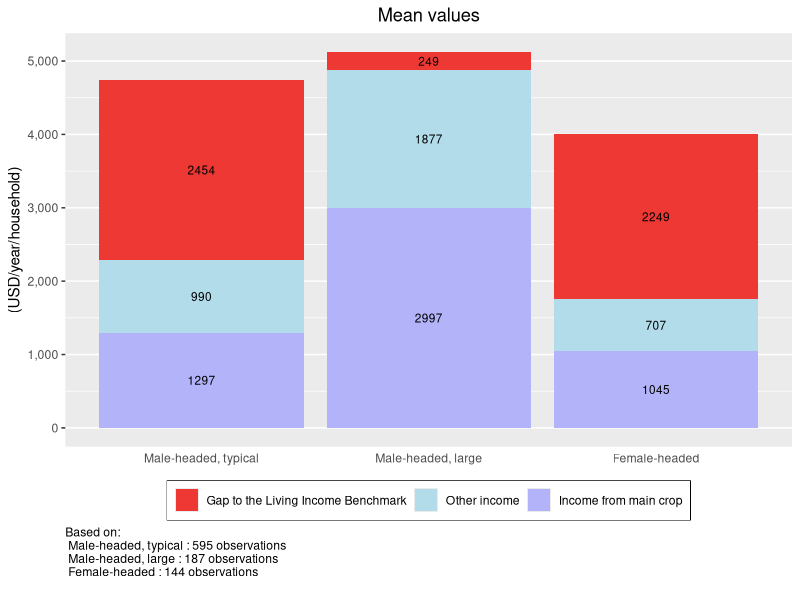
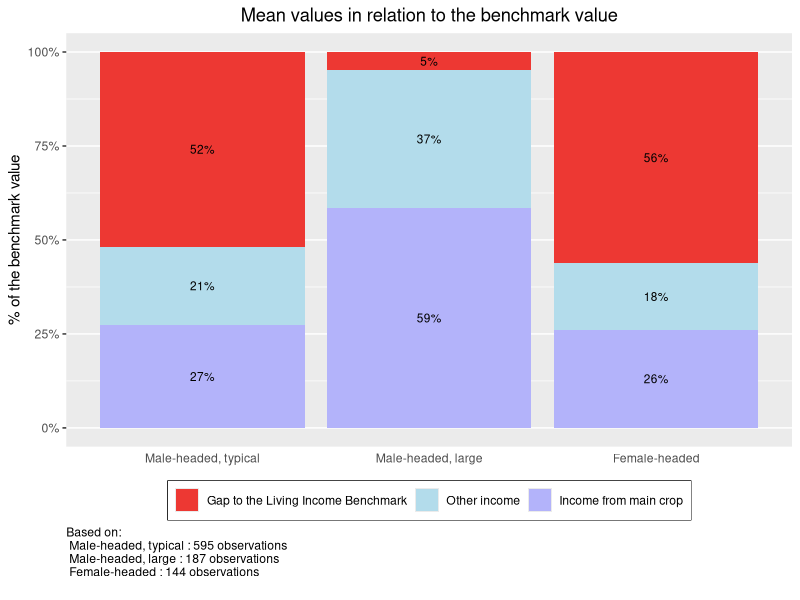
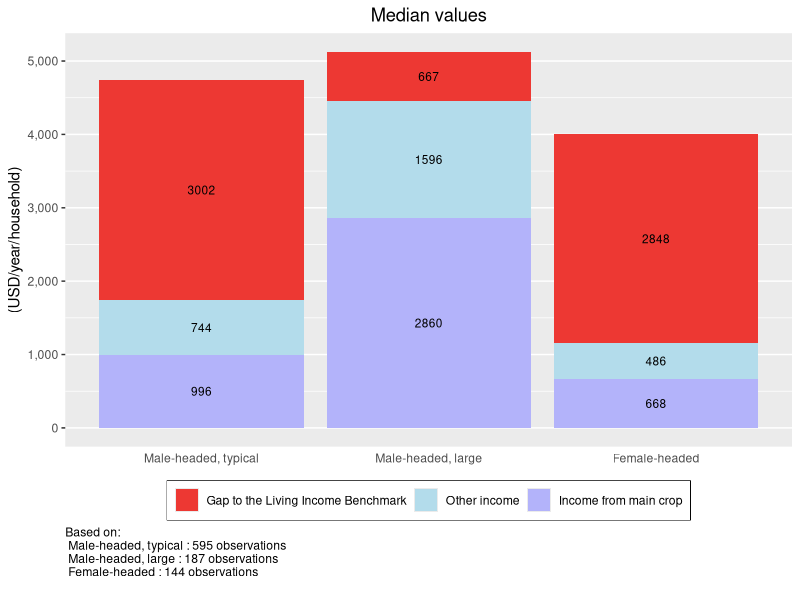
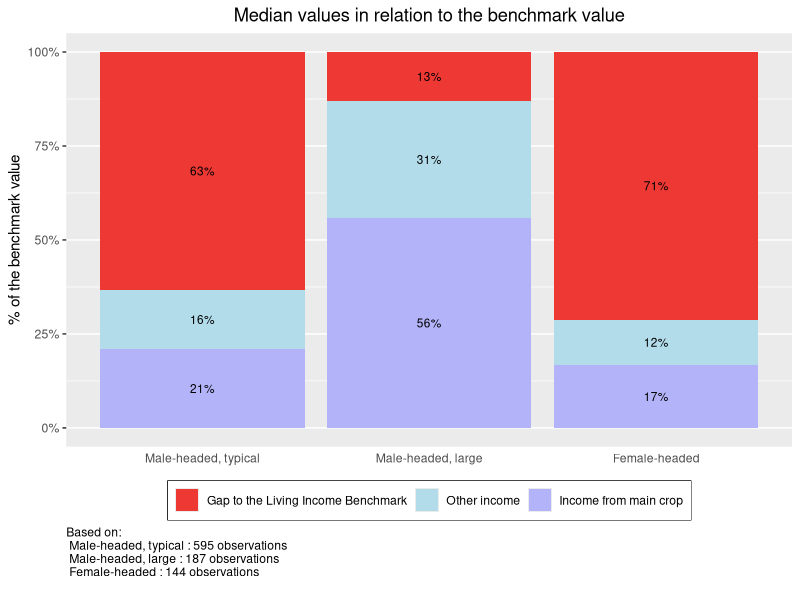
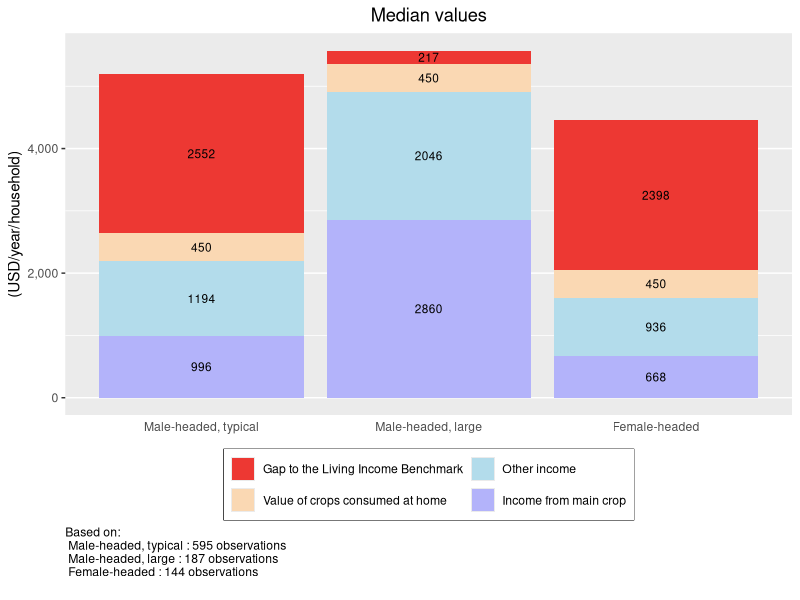
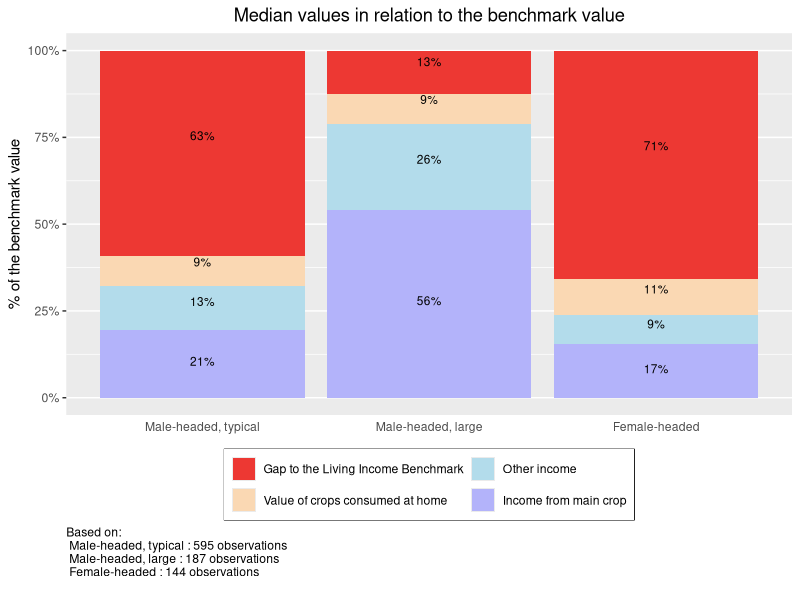
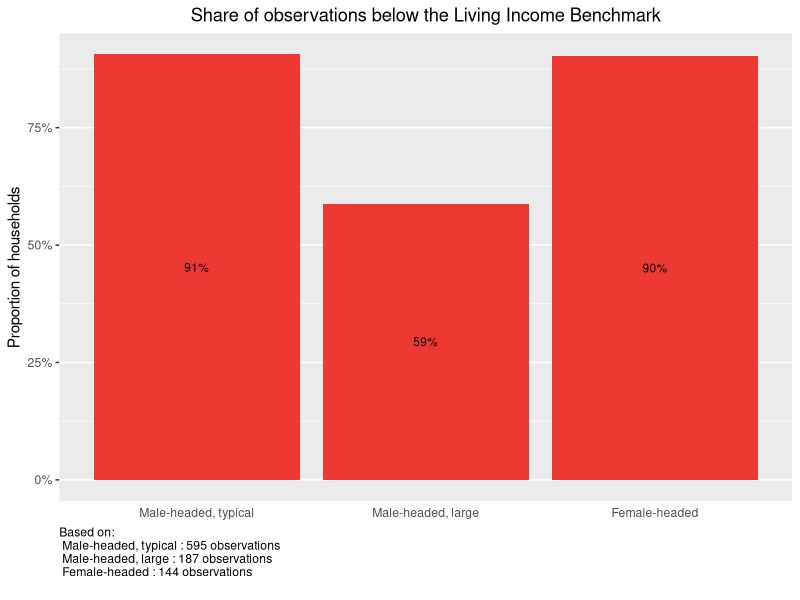
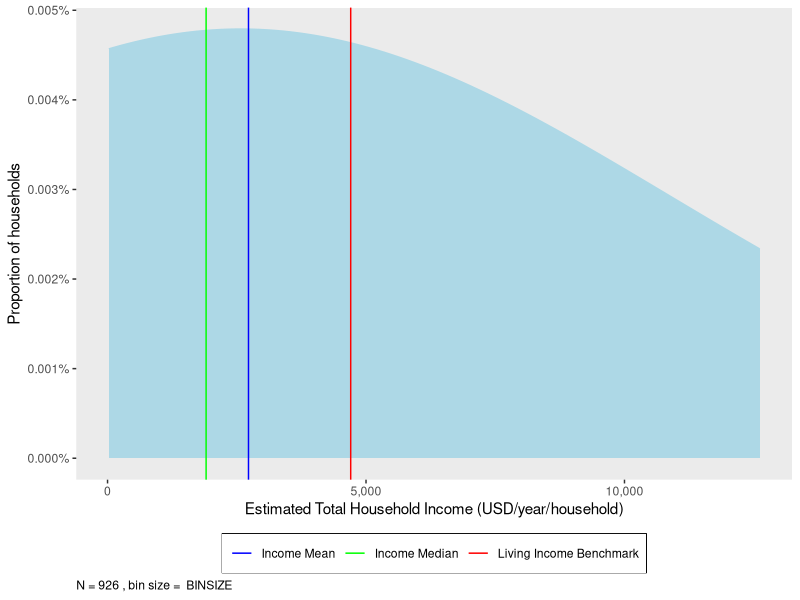

These charts were generated, in order, by the following R code:
## ---- chunk 1
knitr::opts_chunk$set(message = FALSE)
## ---- chunk 2
#### Before continuing any further, load the R libraries that have the 
# necessary functions for this analysis. 

# If you have not previously used these libraries, 
# you will need to instaLl them with the function install.packages("LIBRARY NAME").
# For example: install.packages(tidyverse)
library(tidyverse)
library(knitr)
library(scales)
## ---- chunk 3
## Import data set
df <- read_csv("KIT_Sample_Data.csv")

## Replace variable names
# Main crop
df$income_main_crop <- df$total_cocoa_income_2018
# Total income
df$total_hh_income <- df$total_hh_income_2018
# Groups to compare incomes between
  # Note: name does not change from example data set
df$grouping <- df$grouping

# Replace graph labels
main_crop <-"cocoa" 
currency <- "USD"
## ---- chunk 4
# You can communicate colors with R in two ways: through one of the 657 color 
# names build into R, or through a hex color code. 

# To see the names of all 657 colors built into R, run the colors() formula in the command line. 
# The below links to a PDF file with a color sample for all 657 built in colors  
# http://www.stat.columbia.edu/~tzheng/files/Rcolor.pdf

# You can replace any of the below colors with a new color name or hex color code.  

## Bar graph sections
# Gap to the mean
gap_color <- "#ed3833"
# Other income
other_color <- "#b3dceb"  
# Income from main crop
main_color <- "#b3b3fa"
# Value of crops consumed at home
home_color <- "#fad8b3"
  
## Share of observations below the Living Income Benchmark
# Note: these bars all appear the same color
share_color <- "#ed3833"
  
## Distributional plots
  
## By household type
# Group 1
color_1 <- "#b6dce8"
# Group 2
color_2 <- "#c2c1fa"
# Group 3
color_3 <- "#c1dfc1"

color_4 <- "magenta"

test_pallet <- c(color_1, color_2, color_3, color_4)

scale_color_drsimonj <- function(palette = test_pallet, discrete = TRUE, reverse = FALSE, ...) {
  pal <- drsimonj_pal(palette = palette, reverse = reverse)

  if (discrete) {
    discrete_scale("colour", paste0("drsimonj_", palette), palette = pal, ...)
  } else {
    scale_color_gradientn(colours = pal(256), ...)
  }
}

## With mean and median
# Distribution curve 
curve_color <- "#b6dce8" 
# Income Mean
mean_color <- "blue"  
# Income Median
median_color <-  "green"
# Living Income Benchmark 
benchmark_color <- "red"  

################# Font color
# To change the color of the font for all graph axis and labels, replace the color 
# in the quotation marks, then run the following two lines of code. 
font_color <- "black"
theme_set(theme_get() + theme(text = element_text(color = font_color)))

## ---- chunk 5
# In the example dataset, there are three groups that income is assessed across:
  # Male-headed, typical; Male-headed, large; and Female-headed.
# The below code assigns Male-headed, typical as the far left bar on graphs,
  # Male-headed, large in the middle, and Female-headed on the far right. 

# To customize this chunk of code to your dataset, replace the example group 
  # names with the group names in your dataset - leaving the quotation marks and 
  # commas as they are. The order of the list below determines the order of the 
  # bars in the ensuing bar graph. 
 
df <- df %>% 
      mutate(grouping = factor(grouping, 
                               levels = c("Male-headed, typical", 
                                       "Male-headed, large", 
                                       "Female-headed")))
## ---- chunk 6
## The first section of this code summarizes and formats the data to be graph-ready
df %>% 
# Group by household type
  group_by(grouping) %>% 
# For each household type, summarize the mean gap to the living income, 
# the mean other income, and the mean main_crop income 
  summarise(Gap = mean(benchmark - total_hh_income),
            Other = mean(total_hh_income - income_main_crop),
            main_crop = mean(income_main_crop)) %>% 
# Gather each income components into one column so the data is in 'long' format
  gather(key = "Component", value = "Income", Gap:main_crop) %>% 
# Re-level the income factors for the order you want them stacked on the graph  
  mutate(Component = factor(Component, 
                            levels = c("Gap", "Other", "main_crop"))) %>% 
# Generate ggplot graph for income by groupings and income component  
  ggplot(aes(y = Income, x = grouping, fill = Component)) +
# Assign graph as stacked bar chart  
  geom_bar(position = "stack", stat = "identity") +
# Label the graph title, axis, and caption  
  labs(title = "Mean values", 
       y = paste("(", currency, "/year/household)", sep = ""),
       x = "",
# Add caption with observation numbers for each household type  
       caption = paste("Based on: \n", 
                   paste(names(table(df$grouping)), 
                       ":", 
                       as.numeric(table(df$grouping)), 
                       "observations \n ", collapse = ''), collapse = '')) +
# Label the legend and assign custom colors 
  scale_fill_manual(values=c(gap_color, other_color, main_color),
                    breaks=c("Gap", "Other", "main_crop"),
                    labels=c("Gap to the Living Income Benchmark",
                                "Other income",
                                "Income from main crop")) +
# Format y-axis labels with a comma  
  scale_y_continuous(labels = comma) +
# Remove x-axis grid lines and tick marks  
  theme(panel.grid.major.x = element_blank(), 
        axis.ticks.x = element_blank(),
        axis.title.x = element_blank(),
# Center plot title        
        plot.title = element_text(hjust = 0.5),
# Move the legend to the bottom of the graph
        legend.position="bottom",
# Remove legend title
        legend.title = element_blank(),
# Put a box around the legend
        legend.box.background = element_rect(),
# Move caption to desired location
        plot.caption = element_text(hjust = 0)) +
# Add incomes to prospective graph components  
  geom_text(aes(label = round(Income)), 
            position = position_stack(vjust = 0.5), 
            size = 3) 
## ---- chunk 7
## The first section of this code summarizes and formats the data to be graph-ready
df %>% 
# Group by household type
  group_by(grouping) %>% 
# For each household type, summarize the mean gap to the living income, 
# the mean other income, and the mean main_crop income. 
# Calculate all as percentages of the Living income benchmark - the total of the income and gap
  summarise(Gap = mean((benchmark - total_hh_income)/benchmark),
            Other = mean((total_hh_income - income_main_crop)/benchmark),
            main_crop = mean(income_main_crop/benchmark)) %>% 
# Gather each income components into one column so the data is in 'long' format
  gather(key = "Component", value = "Income", Gap:main_crop) %>% 
# Re-level the income factors for the order you want them stacked on the graph  
  mutate(Component = factor(Component, 
                            levels = c("Gap", "Other", "main_crop"))) %>% 
# Generate ggplot graph for income by groupings and income component  
  ggplot(aes(y = Income, x = grouping, fill = Component)) +
# Assign graph as stacked bar chart  
  geom_bar(position = "stack", stat = "identity") +
# Label the graph title, axis, and caption  
  labs(title = "Mean values in relation to the benchmark value", 
       y = "% of the benchmark value",
       x = " ",
# Add caption with observation numbers for each household type            
       caption = paste("Based on: \n", 
                   paste(names(table(df$grouping)), 
                       ":", 
                       as.numeric(table(df$grouping)), 
                       "observations \n ", collapse = ''), collapse = '')) +
# Label the legend  
  scale_fill_manual(values=c(gap_color, other_color, main_color),
                      breaks=c("Gap",
                                "Other",
                                "main_crop"),
                      labels=c("Gap to the Living Income Benchmark",
                                "Other income",
                                "Income from main crop")) +
# Format y-axis labels with a comma  
  scale_y_continuous(labels = percent) +
# Remove x-axis grid lines and tick marks  
  theme(panel.grid.major.x = element_blank(), 
        axis.ticks.x = element_blank(),
        axis.title.x = element_blank(),
# Center plot title        
        plot.title = element_text(hjust = 0.5),
# Move the legend to the bottom of the graph
        legend.position="bottom",
# Remove legend title
        legend.title = element_blank(),
# Put a box around the legend
        legend.box.background = element_rect(),
# Move caption to desired location
        plot.caption = element_text(hjust = 0)) +
# Add incomes to prospective graph components  
  geom_text(aes(label = label_percent(accuracy = 1L)(Income)), 
            position = position_stack(vjust = 0.5), 
            size = 3) 
## ---- chunk 8
## The first section of this code summarizes and formats the data to be graph-ready
df %>% 
# Group by household type
  group_by(grouping) %>% 
# For each grouping, summarize the median gap to the living income, 
# the median other income, and the median main_crop income. 
  summarise(Gap = median(benchmark - total_hh_income),
            main_crop = median(income_main_crop),
            benchmark = median(benchmark)) %>%
  mutate(Other = (benchmark - Gap - main_crop)) %>% 
# Gather each income components into one column so the data is in 'long' format
  gather(key = "Component", value = "Income", c(Gap, main_crop, Other)) %>% 
# Re-level the income factors for the order you want them stacked on the graph  
  mutate(Component = factor(Component, 
                            levels = c("Gap", "Other", "main_crop"))) %>% 
# Generate ggplot graph for income by grouping and income component  
  ggplot(aes(y = Income, x = grouping, fill = Component)) +
# Assign graph as stacked bar chart  
  geom_bar(position = "stack", stat = "identity") +
# Label the graph title, axis, and caption  
  labs(title = "Median values", 
       y = paste("(", currency, "/year/household)", sep = ""),
       x = "",
# Add caption with observation numbers for each household type               
       caption = paste("Based on: \n", 
                   paste(names(table(df$grouping)), 
                       ":", 
                       as.numeric(table(df$grouping)), 
                       "observations \n ", collapse = ''), collapse = '')) +
# Label the legend and assign custom colors 
  scale_fill_manual(values=c(gap_color, other_color, main_color),
                    breaks=c("Gap", "Other", "main_crop"),
                    labels=c("Gap to the Living Income Benchmark",
                                "Other income",
                                "Income from main crop")) +
# Format y-axis labels with a comma  
  scale_y_continuous(labels = comma) +
# Remove x-axis grid lines and tick marks  
  theme(panel.grid.major.x = element_blank(), 
        axis.ticks.x = element_blank(),
        axis.title.x = element_blank(),
# Center plot title        
        plot.title = element_text(hjust = 0.5),
# Move the legend to the bottom of the graph
        legend.position="bottom",
# Remove legend title
        legend.title = element_blank(),
# Put a box around the legend
        legend.box.background = element_rect(),
# Move caption to desired location
        plot.caption = element_text(hjust = 0)) +
# Add incomes to prospective graph components  
  geom_text(aes(label = round(Income)), 
            position = position_stack(vjust = 0.5), 
            size = 3) 
## ---- chunk 9
## The first section of this code summarizes and formats the data to be graph-ready
df %>% 
# Group by household type
  group_by(grouping) %>% 
# For each grouping, summarize the median gap to the living income, 
# the median other income, and the median main_crop income. 
# Calculate all as percentages of the Living income benchmark - the total of the income and gap
  summarise(Gap = median((benchmark - total_hh_income)/benchmark),
            main_crop = median((income_main_crop/benchmark)))%>%
  mutate(Other = (1 - Gap - main_crop)) %>%
# Gather each income components into one column so the data is in 'long' format
  gather(key = "Component", value = "Income", Gap:Other) %>% 
# Re-level the income factors for the order you want them stacked on the graph  
  mutate(Component = factor(Component, 
                            levels = c("Gap", "Other", "main_crop"))) %>% 
# Generate ggplot graph for income by grouping and income component  
  ggplot(aes(y = Income, x = grouping, fill = Component)) +
# Assign graph as stacked bar chart  
  geom_bar(position = "fill", stat = "identity") +
# Label the graph title, axis, and caption  
  labs(title = "Median values in relation to the benchmark value", 
       y = "% of the benchmark value",
       x = "",
# Add caption with observation numbers for each household type         
       caption = paste("Based on: \n", 
                   paste(names(table(df$grouping)), 
                       ":", 
                       as.numeric(table(df$grouping)), 
                       "observations \n ", collapse = ''), collapse = '')) +
# Label the legend and assign custom colors 
  scale_fill_manual(values=c(gap_color, other_color, main_color),
                    breaks=c("Gap", "Other", "main_crop"),
                    labels=c("Gap to the Living Income Benchmark",
                                "Other income",
                                "Income from main crop")) +
# Format y-axis labels with a comma  
  scale_y_continuous(labels = percent) +
# Remove x-axis grid lines and tick marks  
  theme(panel.grid.major.x = element_blank(), 
        axis.ticks.x = element_blank(),
        axis.title.x = element_blank(),
# Center plot title        
        plot.title = element_text(hjust = 0.5),
# Move the legend to the bottom of the graph
        legend.position="bottom",
# Remove legend title
        legend.title = element_blank(),
# Put a box around the legend
        legend.box.background = element_rect(),
# Move caption to desired location
        plot.caption = element_text(hjust = 0)) +
# Add incomes to prospective graph components  
  geom_text(aes(label = label_percent(accuracy = 1L)(Income)), 
            position = position_stack(vjust = 0.5), 
            size = 3) 
## ---- chunk 10
## The first section of this code summarizes and formats the data to be graph-ready
df %>% 
# Group by grouping
  group_by(grouping) %>% 
# For each grouping, summarize the median gap to the living income, 
# the median other income, and the median main_crop income. 
  summarise(Gap = median(benchmark - total_hh_income - food_value),
            Food = median(food_value),
            main_crop = median(income_main_crop),
            benchmark = median(benchmark)) %>% 
  mutate(Other = (benchmark - Gap - main_crop)) %>%
# Gather each income components into one column so the data is in 'long' format
  gather(key = "Component", value = "Income", c(Gap, Food, main_crop, Other)) %>% 
# Re-level the income factors for the order you want them stacked on the graph  
  mutate(Component = factor(Component, 
                            levels = c("Gap", "Food", "Other", "main_crop"))) %>% 
# Generate ggplot graph for income by grouping and income component  
  ggplot(aes(y = Income, x = grouping, fill = Component)) +
# Assign graph as stacked bar chart  
  geom_bar(position = "stack", stat = "identity") +
# Label the graph title, axis, and caption  
  labs(title = "Median values", 
       y = paste("(", currency, "/year/household)", sep = ""),
       x = "",
# Add caption with observation numbers for each household type          
       caption = paste("Based on: \n", 
                   paste(names(table(df$grouping)), 
                       ":", 
                       as.numeric(table(df$grouping)), 
                       "observations \n ", collapse = ''), collapse = '')) +
# Label the legend and assign custom colors 
  scale_fill_manual(values=c(gap_color, home_color, other_color, main_color),
                    breaks=c("Gap", "Food", "Other", "main_crop"),
                    labels=c("Gap to the Living Income Benchmark",
                             "Value of crops consumed at home",
                              "Other income",
                              "Income from main crop")) +
# Wrap legend onto 2 lines to fit everything neatly     
  guides(fill = guide_legend(nrow = 2)) +
# Format y-axis labels with a comma  
  scale_y_continuous(labels = comma) +
# Remove x-axis grid lines and tick marks  
  theme(panel.grid.major.x = element_blank(), 
        axis.ticks.x = element_blank(),
        axis.title.x = element_blank(),
# Center plot title        
        plot.title = element_text(hjust = 0.5),
# Move the legend to the bottom of the graph
        legend.position="bottom",
# Remove legend title
        legend.title = element_blank(),
# Put a box around the legend
        legend.box.background = element_rect(),
# Move caption to desired location
        plot.caption = element_text(hjust = 0)) +
# Add incomes to prospective graph components  
  geom_text(aes(label = round(Income)), 
            position = position_stack(vjust = 0.5), 
            size = 3) 
## ---- chunk 11
## The first section of this code summarizes and formats the data to be graph-ready
df %>% 
# Group by household type
  group_by(grouping) %>% 
# For each household type, summarize the median gap to the living income,
# the median other income, and the median main_crop income. 
# Calculate all as percentages of the Living income benchmark - the total of the income and gap
  summarise(Gap = median((benchmark - total_hh_income)/benchmark),
            Food = median(food_value/benchmark),
            Other = median((total_hh_income - income_main_crop)/benchmark),
            main_crop = median(income_main_crop/benchmark)) %>% 
# Gather each income components into one column so the data is in 'long' format
  gather(key = "Component", value = "Income", Gap:main_crop) %>% 
# Re-level the income factors for the order you want them stacked on the graph  
  mutate(Component = factor(Component, 
                            levels = c("Gap", "Food", "Other", "main_crop"))) %>% 
# Generate ggplot graph for income by grouping and income component  
  ggplot(aes(y = Income, x = grouping, fill = Component)) +
# Assign graph as stacked bar chart 
  geom_bar(position = "fill", stat = "identity") +
# Label the graph title, axis, and caption  
  labs(title = "Median values in relation to the benchmark value", 
       y = "% of the benchmark value",
       x = "", 
# Add caption with observation numbers for each household type            
       caption = paste("Based on: \n", 
                   paste(names(table(df$grouping)), 
                       ":", 
                       as.numeric(table(df$grouping)), 
                       "observations \n ", collapse = ''), collapse = '')) +
# Label the legend and assign custom colors 
  scale_fill_manual(values=c(gap_color, home_color, other_color, main_color),
                    breaks=c("Gap", "Food", "Other", "main_crop"),
                    labels=c("Gap to the Living Income Benchmark",
                             "Value of crops consumed at home",
                              "Other income",
                              "Income from main crop")) +
# Wrap legend onto 2 lines to fit everything neatly     
  guides(fill = guide_legend(nrow = 2)) +
# Format y-axis labels with a comma and assign limits 0-100% 
  scale_y_continuous(labels = percent, limits = c(0,1)) +
# Remove x-axis grid lines and tick marks  
  theme(panel.grid.major.x = element_blank(), 
        axis.ticks.x = element_blank(),
        axis.title.x = element_blank(),
# Center plot title        
        plot.title = element_text(hjust = 0.5),
# Move the legend to the bottom of the graph
        legend.position="bottom",
# Remove legend title
        legend.title = element_blank(),
# Put a box around the legend
        legend.box.background = element_rect(),
# Move caption to desired location
        plot.caption = element_text(hjust = 0)) +
# Add incomes to prospective graph components  
  geom_text(aes(label = label_percent(accuracy = 1L)(Income)), 
            position = position_stack(vjust = 0.5), 
            size = 3) 
## ---- chunk 12
df %>% 
# Group by household type  
  group_by(grouping) %>% 
# For each household type, calculate the percentage above the living income benchmark 
  summarise(Below = sum(below_benchmark)/n()) %>% 
# Generate ggplot graph for percentage by grouping 
  ggplot(aes(x = grouping, y = Below)) +
# Assign graph as bar graph and color bars red for aesthetics   
  geom_col(fill= share_color) +
# Label the graph title, axis, and caption    
  labs(title = "Share of observations below the Living Income Benchmark",
       y = "Proportion of households",
       x = "",
# Add caption with observation numbers for each household type    
       caption = paste("Based on: \n", 
                   paste(names(table(df$grouping)), 
                       ":", 
                       as.numeric(table(df$grouping)), 
                       "observations \n ", collapse = ''), collapse = '')) +
# Format y-axis labels with a percent  
  scale_y_continuous(labels = percent) +
# Remove x-axis grid lines and tick marks    
  theme(panel.grid.major.x = element_blank(), 
        axis.ticks.x = element_blank(),
        axis.title.x = element_blank(),
# Center plot title          
        plot.title = element_text(hjust = 0.5),
# Move caption to desired location
        plot.caption = element_text(hjust = 0)) +
# Add percents to each graph bar   
  geom_text(aes(label = label_percent(accuracy = 1L)(Below)),
            position = position_stack(vjust = 0.5), 
            size = 3) 
## ---- chunk 13
df %>%
  # Set x-axis to key variable
  ggplot(aes(x = total_hh_income, y =(..count..)/n), fill = dataset) +
  # Add density line. You can change the fill and line colors.
  geom_density(color = "#add8e6", fill = "#add8e6", bw=8000) +
  # Add vertical line for living income
  geom_vline(aes(xintercept = mean(benchmark), 
                 color = "Living Income Benchmark"), key_glyph = "path") +
  # Add vertical line for mean income 
  geom_vline(aes(xintercept = mean(df$total_hh_income), 
                 color = "Income Mean"), key_glyph = "path") +
  # Add vertical line for median income
  geom_vline(aes(xintercept = median(df$total_hh_income), 
                 color = "Income Median"), key_glyph = "path") +
  # Add graph and axis labels
  labs(x = paste("Estimated Total Household Income (", 
                 currency, "/", "year/household)", 
                 sep = ""),
       y = "Proportion of households",
# Add caption with observation numbers for each household type             
       caption = paste("N =", nrow(df), ", bin size = ", 
                       "BINSIZE", collapse = '')) +
  # Format x-axis labels as numbers with commas
  # If your data has extreme income outliers, 
    # you may need to filter them or add x-axis limits so they do not warp the graph 
  scale_x_continuous(labels = comma) +
  scale_y_continuous(labels = percent) +
  # Remove y-axis labels and ticks
  theme(#axis.text.y = element_blank(), axis.ticks.y = element_blank(),
  # Remove background grid (the grid is the default)
        panel.grid.major = element_blank(), panel.grid.minor = element_blank(),
  # Move the legend to the bottom of the graph
        legend.position="bottom",
  # Remove legend title
        legend.title = element_blank(),
  # Remove gray background for legend symbols 
        legend.key=element_rect(fill=NA),
  # Put a box around the legend
        legend.box.background = element_rect(),
  # Move caption to desired location
        plot.caption = element_text(hjust = 0)) +
  # Manually add legend 
  scale_color_manual(values = c("Living Income Benchmark"= "red",
                                "Income Mean"= "blue",
                                "Income Median"="green"))
## ---- chunk 14
df %>%
  # Set x-axis to key variable
  ggplot(aes(x = total_hh_income, y =(..count..)/n), fill = dataset) +
  # Add density line. You can change the fill and line colors.
  geom_density(color = "#add8e6", fill = "#add8e6", bw=8000) +
  # Add vertical line for living income
  geom_vline(aes(xintercept = mean(benchmark), 
                 color = "Living Income Benchmark"), key_glyph = "path") +
  # Add vertical line for mean income 
  geom_vline(aes(xintercept = mean(df$total_hh_income), 
                 color = "Income Mean"), key_glyph = "path") +
  # Add vertical line for median income
  geom_vline(aes(xintercept = median(df$total_hh_income), 
                 color = "Income Median"), key_glyph = "path") +
  # Add graph and axis labels
  labs(x = paste("Estimated Total Household Income (", 
                 currency, "/", "year/household)", 
                 sep = ""),
       y = "Proportion of households",
# Add caption with observation numbers for each household type             
       caption = paste("N =", nrow(df), ", bin size = ", 
                       "BINSIZE", collapse = '')) +
  # Format x-axis labels as numbers with commas
  # If your data has extreme income outliers, 
    # you may need to filter them or add x-axis limits so they do not warp the graph 
  scale_x_continuous(labels = comma) +
  scale_y_continuous(labels = percent) +
  # Remove y-axis labels and ticks
  theme(#axis.text.y = element_blank(), axis.ticks.y = element_blank(),
  # Remove background grid (the grid is the default)
        panel.grid.major = element_blank(), panel.grid.minor = element_blank(),
  # Move the legend to the bottom of the graph
        legend.position="bottom",
  # Remove legend title
        legend.title = element_blank(),
  # Remove gray background for legend symbols 
        legend.key=element_rect(fill=NA),
  # Put a box around the legend
        legend.box.background = element_rect(),
  # Move caption to desired location
        plot.caption = element_text(hjust = 0)) +
  # Manually add legend 
  scale_color_manual(values = c("Living Income Benchmark"= "red",
                                "Income Mean"= "blue",
                                "Income Median"="green"))
## ---- chunk 15
df %>% 
# Group by household type  
  group_by(grouping) %>% 
# For each grouping, calculate the average Foster–Greer–Thorbecke (FGT) index 
  summarise(FGT = mean(fgt_gap)) %>% 
# Generate ggplot graph for percentage by grouping 
  ggplot(aes(x = grouping, y = FGT)) +
# Assign graph as bar graph and color bars red for aesthetics   
  geom_col(fill= "red") +
# Label the graph title, axis, and caption    
  labs(title = "FGT index", 
       y = "Index value",
       x = "",
# Add caption with observation numbers for each household type               
       caption = paste("Based on: \n", 
                   paste(names(table(df$grouping)), 
                       ":", 
                       as.numeric(table(df$grouping)), 
                       "observations \n ", collapse = ''), collapse = '')) +
# Format y-axis labels with a percent  
  scale_y_continuous(labels = percent) +
# Remove x-axis grid lines and tick marks    
  theme(panel.grid.major.x = element_blank(), 
        axis.ticks.x = element_blank(),
        axis.title.x = element_blank(),
# Center plot title          
        plot.title = element_text(hjust = 0.5),
# Move caption to desired location
        plot.caption = element_text(hjust = 0)) +
# Add percents to each graph bar   
  geom_text(aes(label = label_percent(accuracy = 1L)(FGT)),
            position = position_stack(vjust = 0.5), 
            size = 3) 
